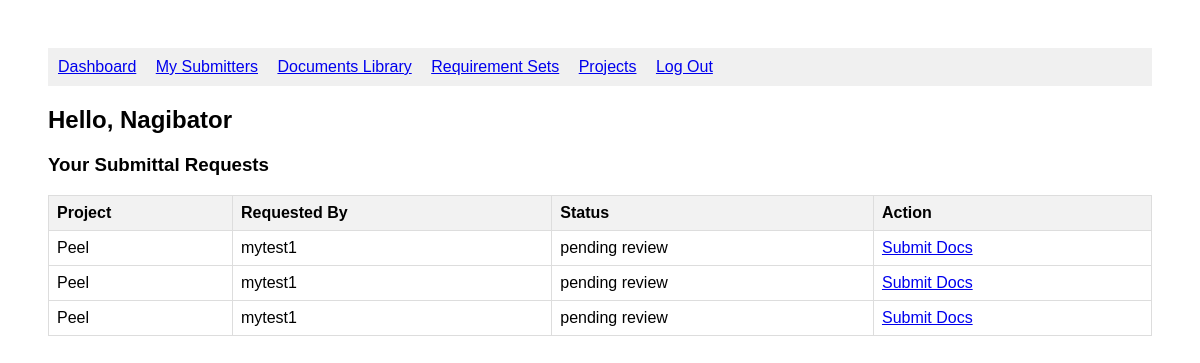
/submitter_dashboard (signed in), run on the app's committed database.
### tables this page shows
CREATE TABLE submitting_users (
    id INTEGER PRIMARY KEY AUTOINCREMENT,
    login TEXT UNIQUE NOT NULL,
    password TEXT NOT NULL,
    email TEXT NOT NULL,
    token TEXT UNIQUE NOT NULL,
    invited_by INTEGER NOT NULL, name TEXT,
    FOREIGN KEY (invited_by) REFERENCES admin_users(id)
);

CREATE TABLE "requests" (
    id INTEGER PRIMARY KEY AUTOINCREMENT,
    project_id INTEGER NOT NULL,
    submitter_id INTEGER NOT NULL,
    requirement_set_id INTEGER NOT NULL,
    admin_id INTEGER NOT NULL,
    token TEXT UNIQUE,
    status TEXT DEFAULT 'pending review',
    date_requested TEXT DEFAULT CURRENT_TIMESTAMP
);

CREATE TABLE project (
    id INTEGER PRIMARY KEY AUTOINCREMENT,
    project_number INTEGER NOT NULL,
    project_name TEXT NOT NULL,
    project_admin_id INTEGER NOT NULL,
    FOREIGN KEY (project_admin_id) REFERENCES admin_users(id)
);

CREATE TABLE admin_users (
    id INTEGER PRIMARY KEY AUTOINCREMENT,
    login TEXT UNIQUE NOT NULL,
    password TEXT NOT NULL,
    email TEXT NOT NULL
, name TEXT);

### app.py (the view)
@app.route("/submitter_dashboard", methods=['GET', 'POST'])
def submitter_dashboard():
    db = get_db()
    submitter_id = session.get("id")
    if not submitter_id and not session.get("submitter"):
        return redirect("/submitter_login")
    submitter = db.execute("SELECT * FROM submitting_users WHERE id = ?", (submitter_id,)).fetchone()
    sub_requests = db.execute("""
    SELECT
        requests.project_id,
        requests.admin_id,
        requests.token,
        requests.status,
        admin_users.login AS gc_name,
        project.project_name
    FROM requests
    JOIN admin_users ON requests.admin_id = admin_users.id
    JOIN project ON requests.project_id = project.id
    WHERE requests.submitter_id = ?
""", (submitter_id,)).fetchall()
    return render_template("submitter_dashboard.html", submitter=submitter, sub_requests=sub_requests)

### app.py (called while the page is built)
def get_db():
    conn = sqlite3.connect("database.db")
    conn.row_factory = sqlite3.Row
    return conn

### templates/submitter_dashboard.html (shortened to what this page needs)
<!DOCTYPE html>
<html lang="en">
<head>
</head>
<body>
    <nav style="background-color: #f0f0f0; padding: 10px;">
        <a href="/admin" style="margin-right: 15px;">Dashboard</a>
        <a href="/my_submitters" style="margin-right: 15px;">My Submitters</a>
        <a href="/documents_library" style="margin-right: 15px;">Documents Library</a>
        <a href="/my_sets" style="margin-right: 15px;">Requirement Sets</a>
        <a href="/projects" style="margin-right: 15px;">Projects</a>
        <a href="/logout">Log Out</a>
    </nav>
    <h2>Hello, {{ submitter['login'] }}</h2>
    <h3>Your Submittal Requests</h3>
    <table border="1" cellpadding="8" cellspacing="0">
        <tr>
            <th>Project</th>
            <th>Requested By</th>
            <th>Status</th>
            <th>Action</th>
        </tr>
        {% for req in sub_requests %}
        <tr>
            <td>{{ req.project_name }}</td>
            <td>{{ req.gc_name }}</td>
            <td>{{ req.status }}</td>
            <td><a href="/submission/{{ req.token }}">Submit Docs</a></td>
        </tr>
        {% else %}
        <tr>
            <td colspan="4">You have no active submittal requests.</td>
        </tr>
        {% endfor %}
    </table>
</body>
</html>

### templates/submitter_dashboard.html (style rules this page uses)
body { font-family: Arial, sans-serif; padding: 40px; }
h2 { margin-bottom: 20px; }
table { width: 100%; border-collapse: collapse; margin-bottom: 30px; }
th, td { border: 1px solid #ddd; padding: 8px; text-align: left; }
th { background-color: #f2f2f2; }

### data on the page
submitting_users: login "Nagibator"
requests: project_name "Peel", gc_name "mytest1", status "pending review"
requests: project_name "Peel", gc_name "mytest1", status "pending review"
requests: project_name "Peel", gc_name "mytest1", status "pending review"
